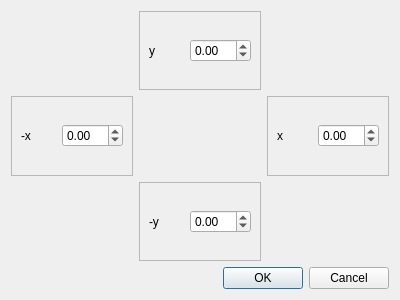
<?xml version="1.0" encoding="UTF-8"?>
<ui version="4.0">
 <class>SetRange_Dialog</class>
 <widget class="QDialog" name="SetRange_Dialog">
  <property name="geometry">
   <rect>
    <x>0</x>
    <y>0</y>
    <width>400</width>
    <height>300</height>
   </rect>
  </property>
  <property name="windowTitle">
   <string>Dialog</string>
  </property>
  <layout class="QGridLayout" name="gridLayout_3">
   <item row="0" column="0">
    <layout class="QGridLayout" name="gridLayout">
     <item row="2" column="0">
      <widget class="QFrame" name="frame_4">
       <property name="frameShape">
        <enum>QFrame::StyledPanel</enum>
       </property>
       <property name="frameShadow">
        <enum>QFrame::Raised</enum>
       </property>
       <layout class="QHBoxLayout" name="horizontalLayout">
        <item>
         <widget class="QLabel" name="label_4">
          <property name="text">
           <string>-x</string>
          </property>
         </widget>
        </item>
        <item>
         <widget class="QDoubleSpinBox" name="xa_SpinBox">
          <property name="minimum">
           <double>-10.000000000000000</double>
          </property>
          <property name="maximum">
           <double>10.000000000000000</double>
          </property>
          <property name="singleStep">
           <double>0.100000000000000</double>
          </property>
         </widget>
        </item>
       </layout>
      </widget>
     </item>
     <item row="3" column="1">
      <widget class="QFrame" name="frame">
       <property name="frameShape">
        <enum>QFrame::StyledPanel</enum>
       </property>
       <property name="frameShadow">
        <enum>QFrame::Raised</enum>
       </property>
       <layout class="QGridLayout" name="gridLayout_2">
        <item row="1" column="2">
         <widget class="QDoubleSpinBox" name="ya_SpinBox">
          <property name="minimum">
           <double>-10.000000000000000</double>
          </property>
          <property name="maximum">
           <double>10.000000000000000</double>
          </property>
          <property name="singleStep">
           <double>0.100000000000000</double>
          </property>
         </widget>
        </item>
        <item row="1" column="1">
         <widget class="QLabel" name="label">
          <property name="text">
           <string>-y</string>
          </property>
         </widget>
        </item>
       </layout>
      </widget>
     </item>
     <item row="2" column="2">
      <widget class="QFrame" name="frame_2">
       <property name="frameShape">
        <enum>QFrame::StyledPanel</enum>
       </property>
       <property name="frameShadow">
        <enum>QFrame::Raised</enum>
       </property>
       <layout class="QHBoxLayout" name="horizontalLayout_2">
        <item>
         <widget class="QLabel" name="label_2">
          <property name="text">
           <string>x</string>
          </property>
         </widget>
        </item>
        <item>
         <widget class="QDoubleSpinBox" name="xb_SpinBox">
          <property name="minimum">
           <double>-10.000000000000000</double>
          </property>
          <property name="maximum">
           <double>10.000000000000000</double>
          </property>
          <property name="singleStep">
           <double>0.100000000000000</double>
          </property>
         </widget>
        </item>
       </layout>
      </widget>
     </item>
     <item row="0" column="1">
      <widget class="QFrame" name="frame_3">
       <property name="frameShape">
        <enum>QFrame::StyledPanel</enum>
       </property>
       <property name="frameShadow">
        <enum>QFrame::Raised</enum>
       </property>
       <layout class="QHBoxLayout" name="horizontalLayout_3">
        <item>
         <widget class="QLabel" name="label_3">
          <property name="text">
           <string>y</string>
          </property>
         </widget>
        </item>
        <item>
         <widget class="QDoubleSpinBox" name="yb_SpinBox">
          <property name="minimum">
           <double>-10.000000000000000</double>
          </property>
          <property name="maximum">
           <double>10.000000000000000</double>
          </property>
          <property name="singleStep">
           <double>0.100000000000000</double>
          </property>
         </widget>
        </item>
       </layout>
      </widget>
     </item>
    </layout>
   </item>
   <item row="1" column="0">
    <widget class="QDialogButtonBox" name="buttonBox">
     <property name="orientation">
      <enum>Qt::Horizontal</enum>
     </property>
     <property name="standardButtons">
      <set>QDialogButtonBox::Cancel|QDialogButtonBox::Ok</set>
     </property>
    </widget>
   </item>
  </layout>
 </widget>
 <resources/>
 <connections>
  <connection>
   <sender>buttonBox</sender>
   <signal>accepted()</signal>
   <receiver>SetRange_Dialog</receiver>
   <slot>accept()</slot>
   <hints>
    <hint type="sourcelabel">
     <x>248</x>
     <y>254</y>
    </hint>
    <hint type="destinationlabel">
     <x>157</x>
     <y>274</y>
    </hint>
   </hints>
  </connection>
  <connection>
   <sender>buttonBox</sender>
   <signal>rejected()</signal>
   <receiver>SetRange_Dialog</receiver>
   <slot>reject()</slot>
   <hints>
    <hint type="sourcelabel">
     <x>316</x>
     <y>260</y>
    </hint>
    <hint type="destinationlabel">
     <x>286</x>
     <y>274</y>
    </hint>
   </hints>
  </connection>
 </connections>
</ui>
